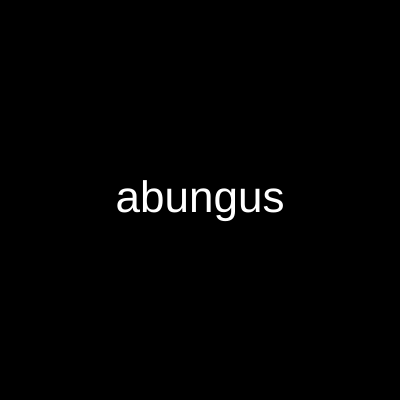
Frame 1 (no input)
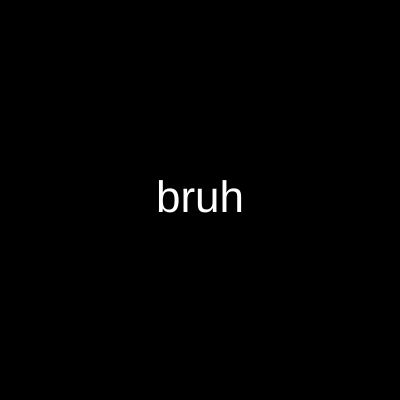
Frame 60 (no input)
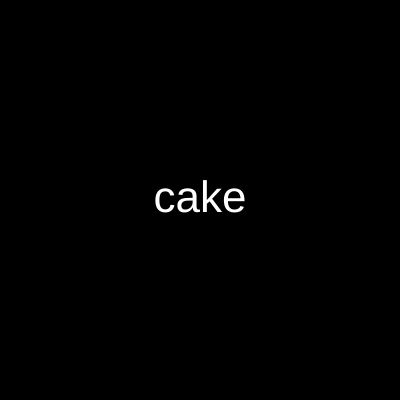
Frame 120 (the mouse pressed at the canvas centre since frame 60)

The p5.js sketch that drew these frames (run headless with seeded random() and noise() and a simulated clock; from frame 60 on, the mouse is pressed at the canvas centre):

// p5.js sketch
// ── sketch.js

let names =["abungus","bruh","cake","deez","eligann","fnug"]

function setup() {
  
  fill(0)
  createCanvas(400, 400);
  fill(255)
  textFont('arial')
  textSize(44)
  textAlign(CENTER,CENTER)
  //lol
  text(names[0], width/2, height/2)
}

let count=  0

function draw() {
  background(0);
  if(frameCount % 60 == 0){
    count++
  }
  text(names[count],height/2,width/2)
  if(count == names.length){count = 0}
}
function windowResized(){
  resizeCanvas(windowWidth, windowHeight)
}
